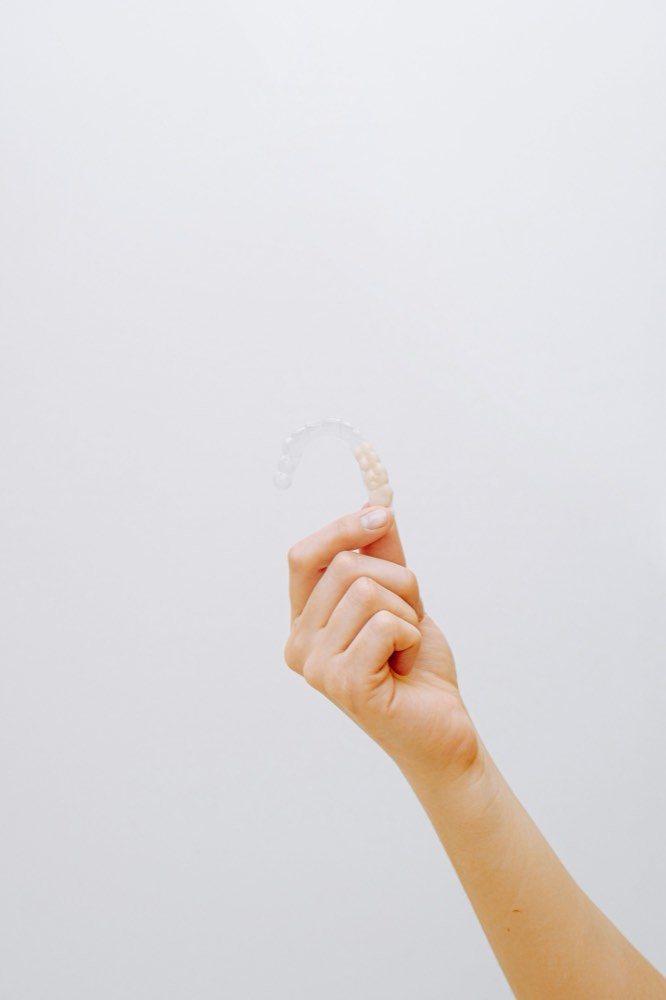
#> input picture photos/aligner.jpg, 666 x 1000 px; its folder holds only this picture in this run
$ python make_model_asset.py ../photos/aligner.jpg ../photos/cast.jpg
#> lines starting #> are read from the running program, lines starting #| are printed output that depends on the picture
#!/usr/bin/env python3
"""Key a studio model off her backdrop and emit site assets.

    python3 make_model_asset.py <source.jpg> <out-basename> [--cutout] [--portrait]

Writes photos/<out-basename>.webp (framed on brand mint) and, with --cutout,
photos/<out-basename>-cutout.webp (transparent figure for the wordmark hero).

Thresholds are derived from the plate rather than hard-coded: we sample the
backdrop from the corners, then measure the closest subject pixel so the band
always sits below it. A fixed band is what left an earlier model's pale mint
dress semi-transparent — it was only ~83 from the backdrop in RGB distance.
"""
import argparse
import pathlib
from collections import deque

from PIL import Image, ImageFilter

PHOTOS = pathlib.Path("/Users/nam/quotemysmile-site/photos")


def fill_holes(mask: Image.Image, w: int, h: int, thresh: int = 40,
               src: Image.Image = None, bg=None) -> Image.Image:
    """Make opaque any transparent region that does not reach the image border.

    Where a model's skin or clothing approaches the backdrop colour, the key
    punches holes INSIDE the silhouette — the smudges that show up across a
    cheek or a forearm. Those holes are enclosed by subject, so flooding the
    transparent areas inward from the border marks everything that is genuinely
    outside her; whatever transparency is left over is a hole, and gets filled.
    """
    a = mask.load()
    outside = bytearray(w * h)
    stack = []
    for x in range(w):
        for y in (0, h - 1):
            if a[x, y] < thresh:
                stack.append((x, y)); outside[y * w + x] = 1
    for y in range(h):
        for x in (0, w - 1):
            if a[x, y] < thresh and not outside[y * w + x]:
                stack.append((x, y)); outside[y * w + x] = 1
    while stack:
        x, y = stack.pop()
        for nx, ny in ((x + 1, y), (x - 1, y), (x, y + 1), (x, y - 1)):
            if 0 <= nx < w and 0 <= ny < h:
                j = ny * w + nx
                if not outside[j] and a[nx, ny] < thresh:
                    outside[j] = 1
                    stack.append((nx, ny))

    px = list(mask.getdata())

    # Not every enclosed hole is damage. Background genuinely shows through gaps
    # the subject encloses — between a hand and a cheek, or an arm and the waist.
    # Filling those paints a patch of backdrop back onto the figure. So when the
    # source is available, keep a hole transparent if what lies under it still
    # looks like the backdrop; fill it only if it looks like subject.
    keep_transparent = set()
    if src is not None and bg is not None:
        spx = src.load()
        holes = {}
        for i, v in enumerate(px):
            if v < thresh and not outside[i]:
                holes.setdefault(_hole_id(i, w, px, outside, thresh), []).append(i)
        for hid, idxs in holes.items():
            sample = idxs[:: max(1, len(idxs) // 40)]
            dists = []
            for i in sample:
                c = spx[i % w, i // w]
                dists.append(((c[0] - bg[0]) ** 2 + (c[1] - bg[1]) ** 2 + (c[2] - bg[2]) ** 2) ** 0.5)
            if dists and sorted(dists)[len(dists) // 2] < 60:
                keep_transparent.update(idxs)

    filled = sum(1 for i, v in enumerate(px)
                 if v < thresh and not outside[i] and i not in keep_transparent)
    out = Image.new("L", (w, h))
    out.putdata([255 if (v < thresh and not outside[i] and i not in keep_transparent) else v
                 for i, v in enumerate(px)])
    if filled:
        print(f"filled {filled} px of interior holes"
              + (f", left {len(keep_transparent)} px of see-through gaps" if keep_transparent else ""))
    return out


def soften_and_despill(fig: Image.Image, bg, feather=1.4, despill=True) -> Image.Image:
    """Give the matte a soft edge and strip the backdrop's colour from it.

    Two things make a cut-out look like bad photoshop, and both live at the
    hair line:

    1. A BINARY alpha. Real hair edges are partly transparent; a hard 0/255
       mask gives a stencilled outline no amount of tidying fixes. Feathering
       the alpha restores the transition.
    2. COLOUR CONTAMINATION. A pixel on the edge of the hair is a blend of hair
       and backdrop, so against a black plate it carries a dark rim, and against
       a coloured one a coloured rim. Dropped onto mint that rim reads as dirt.
       Un-mixing solves it: the observed pixel is a*F + (1-a)*BG, so the true
       foreground is F = (observed - (1-a)*BG) / a.
    """
    fig = fig.convert("RGBA")
    a = fig.getchannel("A").filter(ImageFilter.GaussianBlur(feather))
    fig.putalpha(a)

    if not despill or bg is None:
        return fig

    px = fig.load()
    w, h = fig.size
    fixed = 0
    for y in range(h):
        for x in range(w):
            r, g, b, al = px[x, y]
            if 8 < al < 248:  # only the transition band carries the rim
                f = al / 255.0
                nr = int(max(0, min(255, (r - (1 - f) * bg[0]) / f)))
                ng = int(max(0, min(255, (g - (1 - f) * bg[1]) / f)))
                nb = int(max(0, min(255, (b - (1 - f) * bg[2]) / f)))
                px[x, y] = (nr, ng, nb, al)
                fixed += 1
    print(f"despilled {fixed} edge px")
    return fig


def _hole_id(start, w, px, outside, thresh):
    """Cheap grouping key for an enclosed hole — its connected-region seed.

    Full labelling would be exact but this runs per pixel on a large mask; the
    row-run seed is enough to group a hole's pixels together for the colour test.
    """
    y, x = start // w, start % w
    while x > 0 and px[y * w + (x - 1)] < thresh and not outside[y * w + (x - 1)]:
        x -= 1
    return y * w + x


# [89 lines left out: functions close_mask, key_chroma, not called in this run]


def key_figure(path: str, max_side=(1100, 1650), near=None, far=None, close=0, erode=0):
    im = Image.open(path).convert("RGB")
    im.thumbnail(max_side, Image.LANCZOS)
    w, h = im.size
    px = im.load()

    # Sample the backdrop from whichever corners are actually empty. A subject
    # framed to the bottom of the plate makes the lower corners her clothing.
    corners, samples = [(6, 6), (w - 7, 6), (6, h - 7), (w - 7, h - 7)], []
    for cx, cy in corners:
        patch = [px[cx + dx, cy + dy] for dx in range(-4, 5) for dy in range(-4, 5)]
        avg = tuple(sum(c[i] for c in patch) // len(patch) for i in range(3))
        samples.append(avg)
    # Top corners are the reliable ones; use them as the reference.
    bg = tuple((samples[0][i] + samples[1][i]) // 2 for i in range(3))

    def dist(c):
        return ((c[0] - bg[0]) ** 2 + (c[1] - bg[1]) ** 2 + (c[2] - bg[2]) ** 2) ** 0.5

    # Closest subject pixel: scan the central column band where the figure is.
    inner = [dist(px[x, y])
             for y in range(int(h * 0.25), int(h * 0.75), 6)
             for x in range(int(w * 0.35), int(w * 0.65), 6)]
    subject_min = min([d for d in inner if d > 35] or [120])
    if near is None:
        near = max(22, subject_min * 0.34)
    if far is None:
        far = max(near + 14, subject_min * 0.76)
    # Pass --near/--far when the plate has a soft CAST SHADOW on the seamless:
    # the shadow sits just above the backdrop in RGB distance, so an auto band
    # reads it as subject and leaves a grey blob floating beside the figure.
    print(f"backdrop={bg} closest-subject={subject_min:.0f} band={near:.0f}..{far:.0f}")

    alpha = [255] * (w * h)
    seen = bytearray(w * h)
    q = deque()
    for x in range(w):
        for y in (0, h - 1):
            q.append((x, y))
    for y in range(h):
        for x in (0, w - 1):
            q.append((x, y))
    while q:
        x, y = q.popleft()
        i = y * w + x
        if seen[i]:
            continue
        seen[i] = 1
        d = dist(px[x, y])
        if d >= far:
            continue
        alpha[i] = 0 if d <= near else int(255 * (d - near) / (far - near))
        for nx, ny in ((x + 1, y), (x - 1, y), (x, y + 1), (x, y - 1)):
            if 0 <= nx < w and 0 <= ny < h and not seen[ny * w + nx]:
                q.append((nx, ny))

    mask = Image.new("L", (w, h))
    mask.putdata(alpha)
    mask = mask.filter(ImageFilter.GaussianBlur(1.0))
    mask = mask.point(lambda v: 0 if v < 30 else min(255, int((v - 30) * 1.30)))

    mask = fill_holes(mask, w, h, src=im, bg=bg)
    if close:
        mask = close_mask(mask, close)
        mask = fill_holes(mask, w, h, src=im, bg=bg)
    if erode:
        # Pull the silhouette in. On plates where the model's skin sits inside
        # the backdrop's distance range there is no band that both clears the
        # backdrop and spares her face: raise it and the face breaks up, lower
        # it and a pale fringe of leftover seamless survives. So key LOW to keep
        # the face intact, then trim that fringe off the edge here.
        size = erode * 2 + 1
        mask = mask.filter(ImageFilter.MinFilter(size))
        mask = mask.filter(ImageFilter.GaussianBlur(0.6))
    mask = keep_largest_blob(mask, w, h)

    fig = im.convert("RGBA")
    fig.putalpha(mask)
    fig = soften_and_despill(fig, bg)
    box = fig.getchannel("A").getbbox()
    return fig.crop(box) if box else fig


def keep_largest_blob(mask: Image.Image, w: int, h: int, thresh: int = 40) -> Image.Image:
    """Drop everything except the biggest connected opaque region.

    A soft CAST SHADOW on the seamless sits only just above the backdrop in RGB
    distance, so no global threshold separates it from a lit clothing edge —
    push the band up to kill the shadow and it starts eating the model's
    highlights instead. But the shadow is always a SEPARATE island from the
    figure, so connectivity settles it: keep the largest component, bin the rest.
    """
    a = mask.load()
    labels = [0] * (w * h)
    best_id, best_n, cur = 0, 0, 0
    for sy in range(h):
        for sx in range(w):
            i = sy * w + sx
            if labels[i] or a[sx, sy] < thresh:
                continue
            cur += 1
            n = 0
            stack = [(sx, sy)]
            labels[i] = cur
            while stack:
                x, y = stack.pop()
                n += 1
                for nx, ny in ((x + 1, y), (x - 1, y), (x, y + 1), (x, y - 1)):
                    if 0 <= nx < w and 0 <= ny < h:
                        j = ny * w + nx
                        if not labels[j] and a[nx, ny] >= thresh:
                            labels[j] = cur
                            stack.append((nx, ny))
            if n > best_n:
                best_id, best_n = cur, n

    out = Image.new("L", (w, h))
    px = mask.getdata()
    out.putdata([v if labels[i] == best_id else 0 for i, v in enumerate(px)])
    print(f"kept largest blob: {best_n} px of {w * h}")
    return out


def mint_card(fig, W=1000, H=1250, fill=0.80):
    top, bot = (198, 228, 214), (134, 191, 170)
    card = Image.new("RGB", (W, H))
    cpx = card.load()
    for y in range(H):
        t = y / (H - 1)
        row = tuple(int(top[i] + (bot[i] - top[i]) * t) for i in range(3))
        for x in range(W):
            cpx[x, y] = row
    s = fig.copy()
    s.thumbnail((int(W * fill), int(H * 0.95)), Image.LANCZOS)
    card.paste(s, ((W - s.size[0]) // 2, H - s.size[1]), s)
    return card


def main():
    ap = argparse.ArgumentParser()
    ap.add_argument("source")
    ap.add_argument("basename")
    ap.add_argument("--cutout", action="store_true")
    ap.add_argument("--fill", type=float, default=0.80)
    ap.add_argument("--near", type=float, help="below this RGB distance = backdrop")
    ap.add_argument("--far", type=float, help="above this RGB distance = subject")
    ap.add_argument("--close", type=int, default=0, help="morphological close radius, seals matte breakthroughs")
    ap.add_argument("--erode", type=int, default=0, help="trim N px off the silhouette, removes leftover backdrop fringe")
    ap.add_argument("--chroma", action="store_true", help="key a VIVID coloured backdrop on hue+sat+value instead of RGB distance")
    ap.add_argument("--hue-tol", type=int, default=24)
    ap.add_argument("--sat-min", type=float, default=0.34)
    ap.add_argument("--val-min", type=float, default=0.62)
    a = ap.parse_args()

    if a.chroma:
        fig = key_chroma(a.source, hue_tol=a.hue_tol, sat_min=a.sat_min,
                         val_min=a.val_min, close=a.close, erode=a.erode)
    else:
        fig = key_figure(a.source, near=a.near, far=a.far, close=a.close, erode=a.erode)
#> in key_figure, im is the input picture: PIL image 666x1000 RGB; mean R, G, B 222.8, 218.9, 219.6
#> the loop in key_figure, `for cx, cy in corners:` made 4 passes
#> avg on passes 1 to 4: (231, 232, 237), (233, 234, 239), (208, 209, 213), (201, 161, 118)
#> after the loop in key_figure, `for cx, cy in corners:`: samples = [(231, 232, 237), (233, 234, 239), (208, 209, 213), (201, 161, 118)]
#> in key_figure, `bg = tuple((samples[0][i] + samples[1][i]) // 2 for i in range(3))`: bg = (232, 233, 238)
#> in key_figure, `inner = [dist(px[x, y]) for y in range(int(h * 0.25), int(h * 0.75), 6..`: inner = 2856 values, max 357.2 at index 2305, min 1.73 at index 17, mean 42.16
#> in key_figure, `subject_min = min([d for d in inner if d > 35] or [120])`: subject_min = 35.58
#> in key_figure, `near = max(22, subject_min * 0.34)`: near = 22
#> in key_figure, `far = max(near + 14, subject_min * 0.76)`: far = 36
#| backdrop=(232, 233, 238) closest-subject=36 band=22..36
#> the loop in key_figure, `while q:` made 1127079 passes
#> d on passes 1 to 3: 1.73, 42.15, 1.73
#> after the loop in key_figure, `while q:`: alpha = 666000 items
#> in key_figure, `mask.putdata(alpha)`:
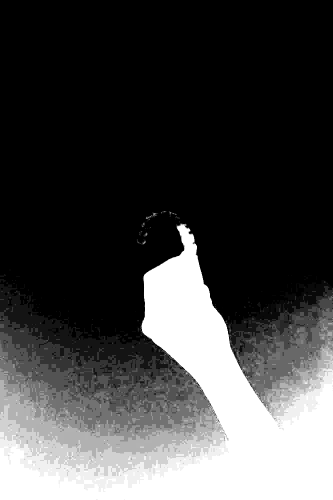
#> mask: PIL image 666x1000 L (shown at 1/2 size); min 0, max 255, mean 68.7
#> in key_figure, `mask = mask.point(lambda v: 0 if v < 30 else min(255, int((v - 30) * 1..`:
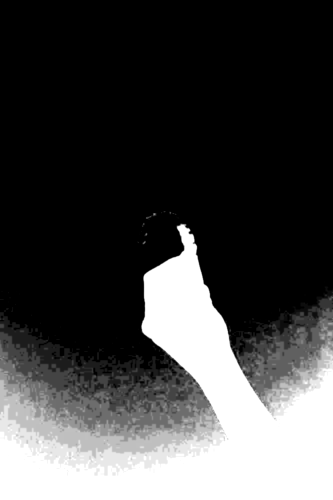
#> mask: PIL image 666x1000 L (shown at 1/2 size); min 0, max 255, mean 67.9
#> after the loop in fill_holes, `for i, v in enumerate(px):`: holes = 235 items
#> the loop in fill_holes, `for hid, idxs in holes.items():` made 235 passes
#> (hid, sample) on passes 1 to 3: (410896, [410896, 410897, 410898, 410899]), (411562, [411562, 411563, 411564, 411565]), (412228, [412228, 412229, 412230])
#> after the loop in fill_holes, `for hid, idxs in holes.items():`: keep_transparent = 934 items
#> in fill_holes, `filled = sum(1 for i, v in enumerate(px) if v < thresh and not outside..`: filled = 0
#| kept largest blob: 222078 px of 666000
#> in key_figure, `fig.putalpha(mask)`:
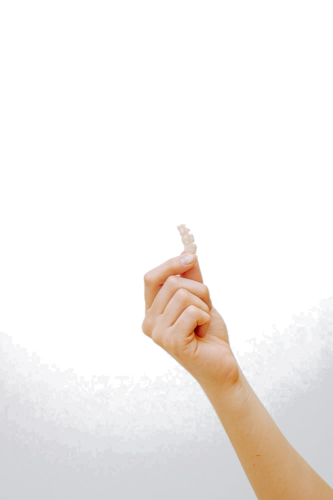
#> fig: PIL image 666x1000 RGBA (shown at 1/2 size); mean R, G, B, A 222.8, 218.9, 219.6, 67.2; transparent parts drawn white
#> after the loop in soften_and_despill, `for y in range(h):`: fixed = 109330
#| despilled 109330 edge px
#> in key_figure, `box = fig.getchannel("A").getbbox()`: box = (0, 444, 666, 1000)
#> in key_figure, `return fig.crop(box) if box else fig`:
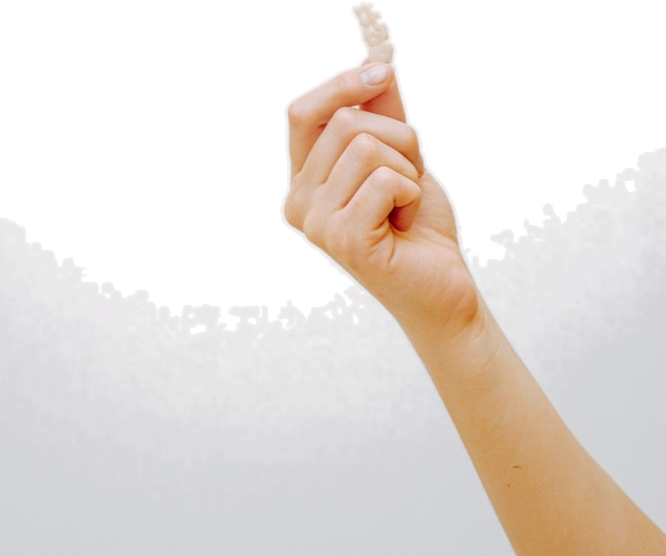
#> returned value: PIL image 666x556 RGBA; mean R, G, B, A 208.9, 201.2, 198.5, 120.8; transparent parts drawn white
    print("figure:", fig.size)
#| figure: (666, 556)

    card = mint_card(fig, fill=a.fill)
#> in mint_card, `card.paste(s, ((W - s.size[0]) // 2, H - s.size[1]), s)`:
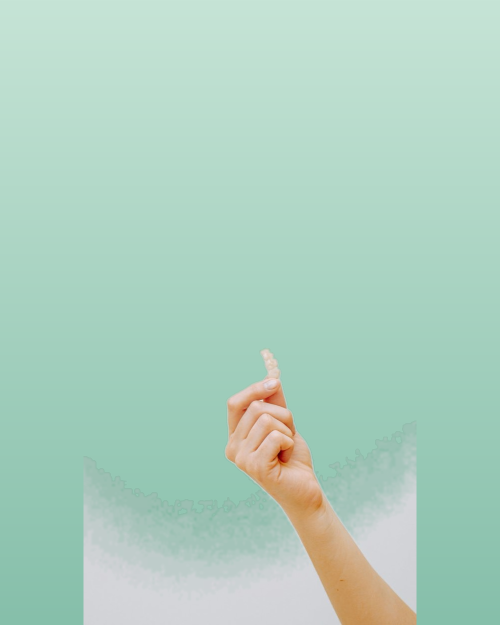
#> card: PIL image 1000x1250 RGB (shown at 1/2 size); mean R, G, B 174.6, 208.5, 192.3
    out = PHOTOS / f"{a.basename}.webp"
    card.save(out, "WEBP", quality=84, method=6)
    print("wrote", out.name, card.size)
#| wrote cast.jpg.webp (1000, 1250)

    if a.cutout:
        cut = fig.copy()
        cut.thumbnail((900, 1250), Image.LANCZOS)
        outc = PHOTOS / f"{a.basename}-cutout.webp"
        cut.save(outc, "WEBP", quality=84, method=6)
        print("wrote", outc.name, cut.size)


if __name__ == "__main__":
    main()

$ run again, on photos/cast.jpg
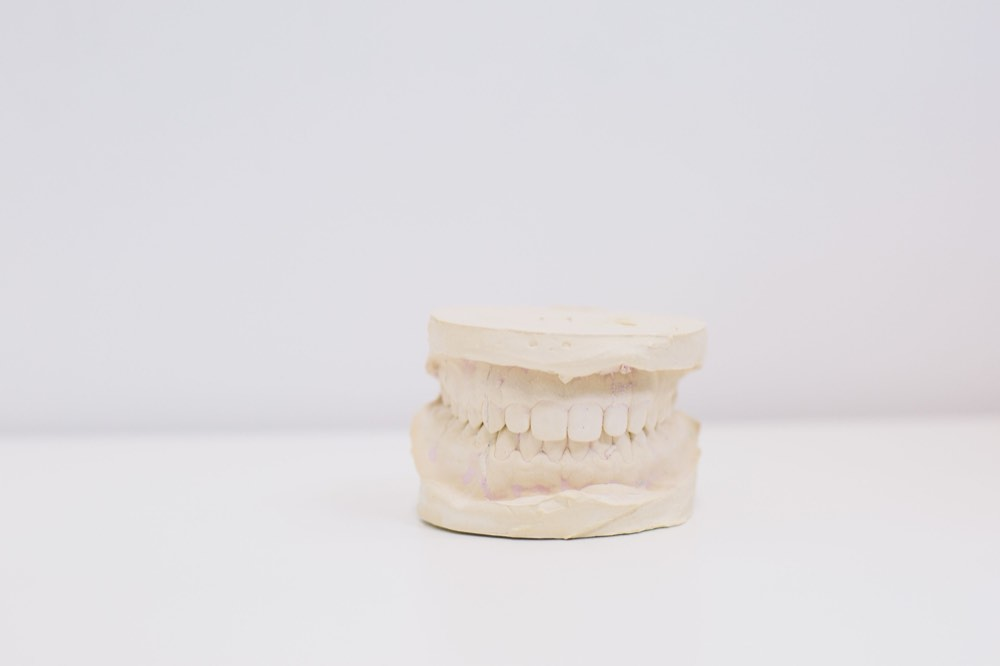
#> input picture photos/cast.jpg, 1000 x 666 px
#> in key_figure, im is the input picture: PIL image 1000x666 RGB; mean R, G, B 223.8, 221, 223.4
#> the loop in key_figure, `for cx, cy in corners:` made 4 passes
#> avg on passes 1 to 4: (217, 216, 222), (216, 215, 222), (229, 227, 230), (229, 228, 231)
#> after the loop in key_figure, `for cx, cy in corners:`: samples = [(217, 216, 222), (216, 215, 222), (229, 227, 230), (229, 228, 231)]
#> bg = (216, 215, 222)
#> inner = 2800 values, max 242.8 at index 2172, min 1.73 at index 2159, mean 22.91
#> subject_min = 35.01
#> near = 22
#> far = 36
#| backdrop=(216, 215, 222) closest-subject=35 band=22..36
#> the loop in key_figure, `while q:` made 1294522 passes
#> d on passes 1 to 3: 1.41, 19.42, 1.41
#> after the loop in key_figure, `while q:`: alpha = 666000 items
#> after the loop in fill_holes, `for i, v in enumerate(px):`: holes = 440 items
#> the loop in fill_holes, `for hid, idxs in holes.items():` made 440 passes
#> (hid, sample) on passes 1, 4, 7: (354466, [354466, 354467, 354468, 354469, 354470, 354471]), (355480, [355480, 355481, 355482, 355483]), (368555, [368555, 368556, 368557, 368558])
#> after the loop in fill_holes, `for hid, idxs in holes.items():`: keep_transparent = 4832 items
#> filled = 0
#| kept largest blob: 39419 px of 666000
#> in soften_and_despill, `a = fig.getchannel("A").filter(ImageFilter.GaussianBlur(feather))`:
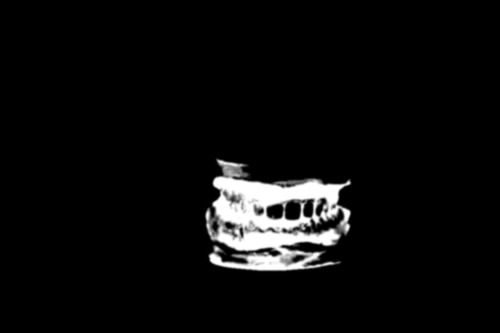
#> a: PIL image 1000x666 L (shown at 1/2 size); min 0, max 255, mean 12
#> after the loop in soften_and_despill, `for y in range(h):`: fixed = 28105
#| despilled 28105 edge px
#> box = (408, 315, 705, 545)
#| figure: (297, 230)
#> in mint_card, `card.paste(s, ((W - s.size[0]) // 2, H - s.size[1]), s)`:
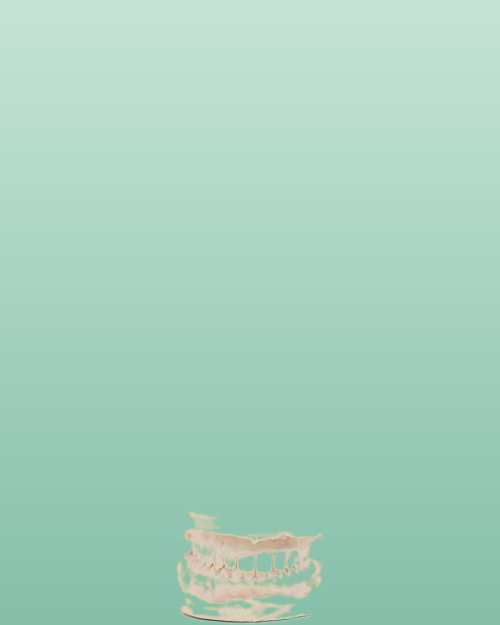
#> card: PIL image 1000x1250 RGB (shown at 1/2 size); mean R, G, B 167.4, 209, 191.4
#| wrote cast.jpg.webp (1000, 1250)
